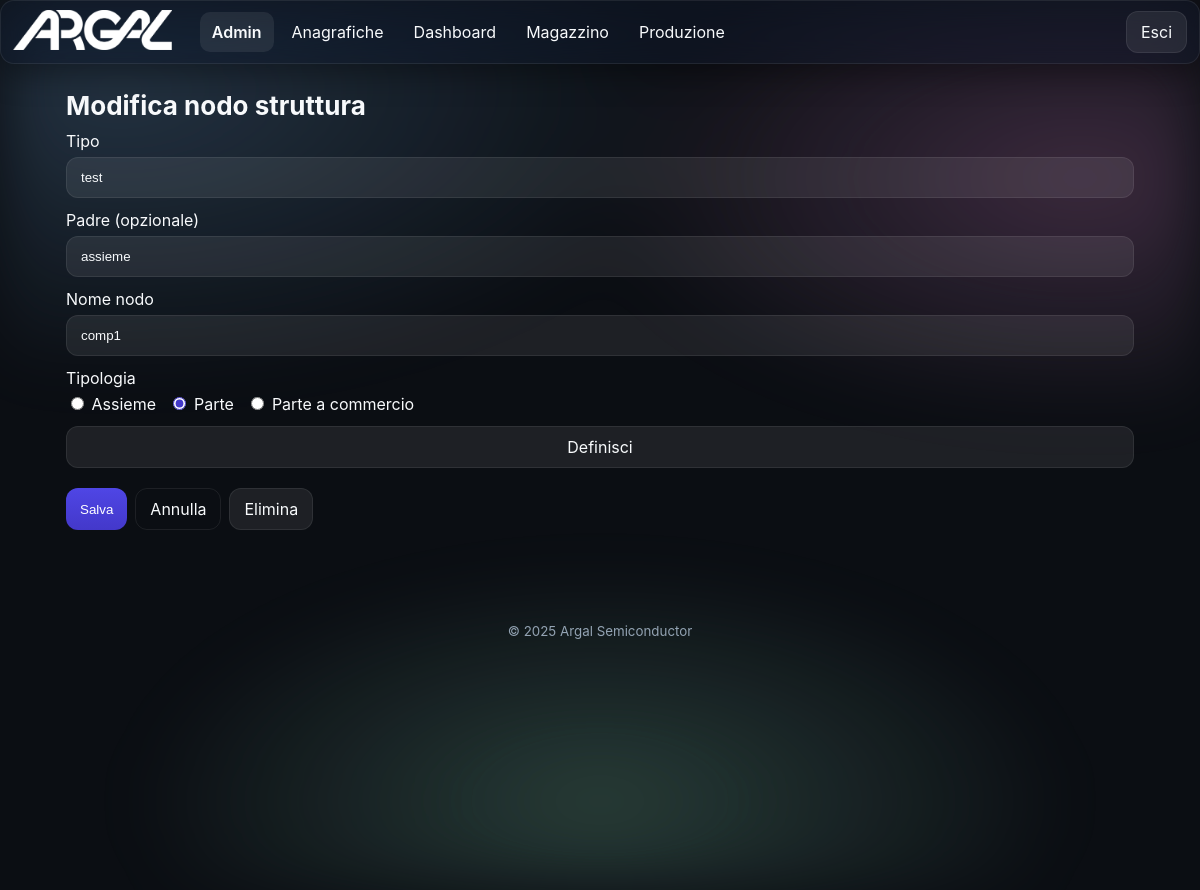
The page /admin/structures/node/2/edit (signed in) on the database as committed earlier.
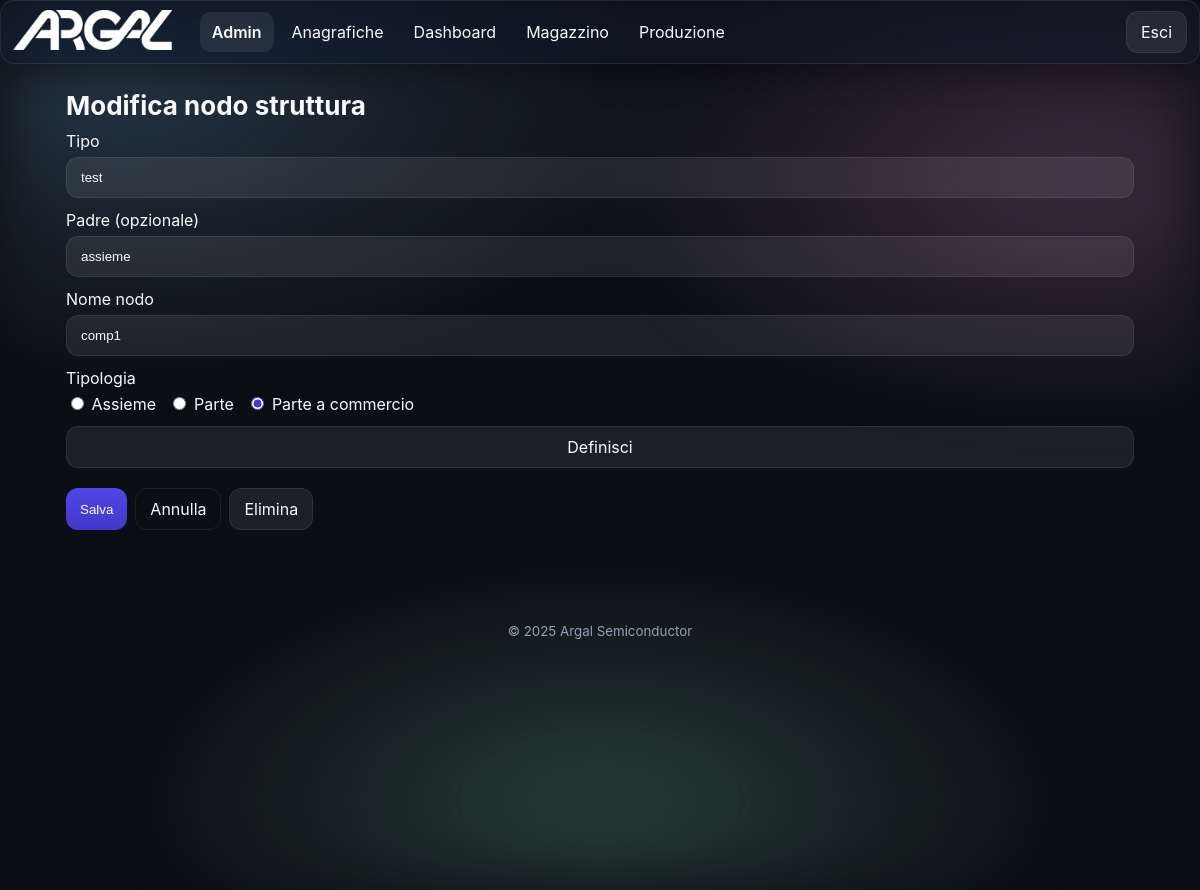
The same page on the database as committed later.
### app/models.py (models this page shows, shortened)
class TimestampMixin(db.Model):
    __abstract__ = True
    created_at = db.Column(db.DateTime, default=datetime.utcnow)
    updated_at = db.Column(db.DateTime, default=datetime.utcnow, onupdate=datetime.utcnow)

class Module(TimestampMixin):
    __tablename__ = 'modules'
    id = db.Column(db.Integer, primary_key=True)
    name = db.Column(db.String(100), unique=True, nullable=False)
    slug = db.Column(db.String(100), unique=True, nullable=False)
    endpoint = db.Column(db.String(120), unique=True, nullable=False)
    enabled = db.Column(db.Boolean, default=True)
    icon = db.Column(db.String(100), default='cube')

class Structure(TimestampMixin):
    __tablename__ = 'structures'
    id = db.Column(db.Integer, primary_key=True)
    type_id = db.Column(db.Integer, db.ForeignKey('structure_types.id'), nullable=False)
    name = db.Column(db.String(200), nullable=False)
    parent_id = db.Column(db.Integer, db.ForeignKey('structures.id'), nullable=True)
    type = db.relationship('StructureType', backref=db.backref('nodes', lazy='dynamic'))
    parent = db.relationship('Structure', remote_side=[id], backref='children')
    component_id = db.Column(db.Integer, db.ForeignKey('component_masters.id'), nullable=True)
    component_master = db.relationship('ComponentMaster')
    flag_assembly = db.Column(db.Boolean, default=False)
    flag_part = db.Column(db.Boolean, default=False)
    flag_commercial = db.Column(db.Boolean, default=False)
    table_assieme = db.Column(db.Boolean, default=False)
    table_parte = db.Column(db.Boolean, default=False)
    table_commerciale = db.Column(db.Boolean, default=False)
    work_phase_id = db.Column(db.Integer, db.ForeignKey('work_phases.id'), nullable=True)
    processing_type = db.Column(db.String(20))  # "internal" or "external"
    supplier_id = db.Column(db.Integer, db.ForeignKey('suppliers.id'), nullable=True)
    work_center_id = db.Column(db.Integer, db.ForeignKey('work_centers.id'), nullable=True)
    weight = db.Column(db.Float)
    processing_cost = db.Column(db.Float)
    standard_time = db.Column(db.Float)  # stored in minutes
    lead_time_theoretical = db.Column(db.Float)  # stored in minutes
    lead_time_real = db.Column(db.Float)  # stored in minutes
    description = db.Column(db.Text)
    notes = db.Column(db.Text)
    price_per_unit = db.Column(db.Float)
    minimum_order_qty = db.Column(db.Integer)
    quantity_in_stock = db.Column(db.Float)
    stock_threshold = db.Column(db.Float)
    replenishment_qty = db.Column(db.Float)
    is_sellable = db.Column(db.Boolean)
    guiding_part = db.Column(db.Boolean)
    revision = db.Column(db.Integer, default=0)
    compatible_revisions = db.Column(db.Text)
    work_phase = db.relationship('WorkPhase', foreign_keys=[work_phase_id])
    supplier = db.relationship('Supplier', foreign_keys=[supplier_id])
    work_center = db.relationship('WorkCenter', foreign_keys=[work_center_id])

class StructureType(TimestampMixin):
    __tablename__ = 'structure_types'
    id = db.Column(db.Integer, primary_key=True)
    name = db.Column(db.String(120), unique=True, nullable=False)
    description = db.Column(db.Text)
    fields = db.relationship('TypeField', backref='type', cascade='all, delete-orphan')
    is_assembly = db.Column(db.Boolean, default=False)
    is_part = db.Column(db.Boolean, default=False)
    is_commercial = db.Column(db.Boolean, default=False)
    default_work_phase_id = db.Column(db.Integer, db.ForeignKey('work_phases.id'), nullable=True)
    default_processing_type = db.Column(db.String(20))  # "internal" or "external"
    default_supplier_id = db.Column(db.Integer, db.ForeignKey('suppliers.id'), nullable=True)
    default_work_center_id = db.Column(db.Integer, db.ForeignKey('work_centers.id'), nullable=True)
    default_weight = db.Column(db.Float)
    default_processing_cost = db.Column(db.Float)
    default_standard_time = db.Column(db.Float)  # stored in minutes
    default_lead_time_theoretical = db.Column(db.Float)  # stored in minutes
    default_lead_time_real = db.Column(db.Float)  # stored in minutes
    default_description = db.Column(db.Text)
    default_notes = db.Column(db.Text)
    default_price_per_unit = db.Column(db.Float)
    default_minimum_order_qty = db.Column(db.Integer)
    default_stock_threshold = db.Column(db.Float)
    default_replenishment_qty = db.Column(db.Float)
    default_work_phase = db.relationship('WorkPhase', foreign_keys=[default_work_phase_id])
    default_supplier = db.relationship('Supplier', foreign_keys=[default_supplier_id])
    default_work_center = db.relationship('WorkCenter', foreign_keys=[default_work_center_id])

### app/blueprints/admin/routes.py (the view, shortened to what this page needs)
@admin_bp.route('/structures/node/<int:node_id>/edit', methods=['GET', 'POST'])
@login_required
def edit_structure_node(node_id: int):
    admin_required()
    node = Structure.query.get_or_404(node_id)
    types = StructureType.query.order_by(StructureType.name.asc()).all()
    nodes_by_type = {t.id: t.nodes.order_by(Structure.name.asc()).all() for t in types}
    suppliers = Supplier.query.order_by(Supplier.name.asc()).all()
    work_centers = WorkCenter.query.order_by(WorkCenter.name.asc()).all()
    work_phases = WorkPhase.query.order_by(WorkPhase.name.asc()).all()
    return render_template('admin/edit_structure_node.html',
                           node=node,
                           types=types,
                           nodes_by_type=nodes_by_type,
                           suppliers=suppliers,
                           work_centers=work_centers,
                           work_phases=work_phases)

### app/blueprints/admin/routes.py (called while the page is built)
def admin_required():
    if not current_user.is_authenticated or not getattr(current_user, 'is_admin', False):
        abort(403)

@admin_bp.before_request
def check_admin():
    if not current_user.is_authenticated:
        return login_manager.unauthorized()
    if not current_user.is_admin:
        abort(403)

### app/models.py (called while the page is built)
@login_manager.user_loader
def load_user(user_id):
    try:
        return User.query.get(int(user_id))
    except Exception:
        return None

    @property
    def is_admin(self) -> bool:
        return self.role == 'admin'

### app/templates/admin/edit_structure_node.html (shortened to what this page needs)
{% extends 'base.html' %}
{% block content %}
<section class="section">
  <h2 class="section-title">Modifica nodo struttura</h2>
  <form method="post" class="form">
    <label class="field">
      <span>Tipo</span>
      <select name="type_id" required>
        {% for t in types %}
          <option value="{{ t.id }}" {% if node.type_id == t.id %}selected{% endif %}>{{ t.name }}</option>
        {% endfor %}
      </select>
    </label>
    <label class="field">
      <span>Padre (opzionale)</span>
      <select name="parent_id">
        {% for t in types %}
          <optgroup label="{{ t.name }}">
            {% for n in nodes_by_type[t.id] %}
              {% if n.id != node.id %}
                <option value="{{ n.id }}" {% if node.parent_id == n.id %}selected{% endif %}>{{ n.name }}</option>
              {% endif %}
            {% endfor %}
          </optgroup>
        {% endfor %}
      </select>
    </label>
    <label class="field">
      <span>Nome nodo</span>
      <input name="node_name" required value="{{ node.name }}">
    </label>
    <label class="field">
      <span>Tipologia</span>
      <div class="check-group">
        <label style="margin-right:8px;">
          <input type="radio" name="node_typology" value="assembly" {% if node.flag_assembly %}checked{% endif %}> Assieme
        </label>
        <label style="margin-right:8px;">
          <input type="radio" name="node_typology" value="part" {% if node.flag_part %}checked{% endif %}> Parte
        </label>
        <label>
          <input type="radio" name="node_typology" value="commercial" {% if node.flag_commercial %}checked{% endif %}> Parte a commercio
        </label>
      </div>
    </label>
    <a class="btn secondary" href="{{ url_for('admin.define_structure_node_defaults', node_id=node.id) }}" style="margin-bottom:8px;">Definisci</a>
    <div class="form-actions" style="display:flex; gap:8px; flex-wrap:wrap;">
      <button class="btn primary" type="submit">Salva</button>
      <a class="btn ghost" href="{{ url_for('admin.structures') }}">Annulla</a>
      <a class="btn danger" href="{{ url_for('admin.delete_structure_node', node_id=node.id) }}">Elimina</a>
    </div>
  </form>
</section>
{% endblock %}

### app/templates/base.html (shortened to what this page needs)
<!doctype html>
<html lang="it" data-theme="dark">
<head>
  <link rel="stylesheet" href="{{ url_for('static', filename='css/styles.css') }}">
</head>
<body>
  <div class="bg-aurora"></div>
  {% if current_user.is_authenticated and not embedded %}
  <header class="app-header glass">
    <div class="brand">
      <a href="{{ url_for('dashboard.index') }}" class="brand-link" style="display:inline-block;">
        <img src="{{ url_for('static', filename='img/logo.png') }}" alt="Logo" class="logo">
      </a>
    </div>
    <nav class="nav-desktop">
      {% set cur_ep = request.endpoint or '' %}
      {% set detected_bp = (cur_ep.split('.')|first) %}
      {% set forced_bp = None %}
      {% if active_module is defined and active_module %}
        {% set forced_bp = active_module %}
      {% elif g is defined and g.active_module is defined and g.active_module %}
        {% set forced_bp = g.active_module %}
      {% endif %}
      {% set cur_bp = forced_bp if forced_bp else detected_bp %}
      {% for m in enabled_modules %}
        {% set mod_bp = (m.endpoint.split('.')|first) %}
        {% set is_active = (mod_bp == cur_bp) %}
        {% set display_name = 'Anagrafiche' if (m.slug == 'products' or m.name == 'Prodotti') else m.name %}
        <a class="nav-link{{ ' active' if is_active else '' }}" href="{{ url_for(m.endpoint) }}">{{ display_name }}</a>
      {% endfor %}
    </nav>
    <div class="header-actions">
      <a class="btn btn-ghost" href="{{ url_for('auth.logout') }}">Esci</a>
    </div>
  </header>
    {% set cur_ep = request.endpoint or '' %}
    {% set detected_bp = (cur_ep.split('.')|first) %}
    {% set forced_bp = None %}
    {% if active_module is defined and active_module %}
      {% set forced_bp = active_module %}
    {% elif g is defined and g.active_module is defined and g.active_module %}
      {% set forced_bp = g.active_module %}
    {% endif %}
    {% set cur_bp = forced_bp if forced_bp else detected_bp %}
  {% endif %}
  <main class="container">
    {% block content %}{% endblock %}
  </main>
  {% if not embedded %}
  <footer class="app-footer">
    <small>© {{ 2025 }} Argal Semiconductor</small>
  </footer>
  {% endif %}
</body>
</html>

### app/static/css/styles.css (style rules this page uses)
:root { --radius: 14px; --gap: 16px; --glass-bg: rgba(255,255,255,.10); --glass-stroke: rgba(255,255,255,.25); --text: #0b0b0c; --muted: #6b7280; --bg: #f6f7fb; --card: rgba(255,255,255,.6); --shadow: 0 10px 30px rgba(2,6,23,.15); }
html[data-theme='dark'] { --glass-bg: rgba(17,25,40,.50); --glass-stroke: rgba(255,255,255,.08); --text: #f8fafc; --muted: #93a3b3; --bg: #0b0e13; --card: rgba(255,255,255,.08); --shadow: 0 10px 30px rgba(0,0,0,.35); color-scheme: dark light; }
* { box-sizing:border-box; }
html,body { height:100%; }
body { margin:0; font-family: -apple-system, BlinkMacSystemFont, "Segoe UI", Roboto, Inter, "Helvetica Neue", Arial, "Apple Color Emoji","Segoe UI Emoji", "Segoe UI Symbol"; color: var(--text); background: var(--bg); }
.container { max-width:1100px; margin: 90px auto 60px; padding: 0 16px; }
.bg-aurora { position: fixed; inset: 0; background: radial-gradient(1200px 600px at 10% 10%, #8ec5ff33 0%, transparent 50%), radial-gradient(1000px 500px at 90% 20%, #ffa3e533 0%, transparent 50%), radial-gradient(1200px 600px at 50% 90%, #a7f3d033 0%, transparent 40%); filter: blur(30px) saturate(120%); animation: float 16s linear infinite alternate; z-index: -1; }
.glass { background: var(--glass-bg); border: 1px solid var(--glass-stroke); backdrop-filter: blur(14px) saturate(140%); -webkit-backdrop-filter: blur(14px) saturate(140%); border-radius: var(--radius); box-shadow: var(--shadow); }
.app-header { position: fixed; top: 0; left: 0; right: 0; height: 64px; display:flex; align-items:center; gap:16px; padding: 0 12px; z-index: 1000; }
.brand { display:flex; align-items:center; gap:10px; }
.brand .logo { height: 40px; width: auto; }
.nav-desktop { margin-left: 12px; display:none; gap:6px; }
.nav-desktop .nav-link { display:inline-flex; align-items:center; gap:8px; padding:10px 12px; border-radius: 10px; text-decoration:none; color:inherit; transition: transform .2s ease, background .2s ease, font-weight .2s ease; }
.nav-desktop .nav-link.active, .nav-mobile .nav-link.active { font-weight:600; background: var(--card); }
.header-actions { margin-left:auto; display:flex; align-items:center; gap:10px; }
@media (min-width: 900px) { .nav-desktop { display:flex; } }
.btn { display:inline-flex; align-items:center; justify-content:center; gap:8px; padding:10px 14px; border-radius: 12px; border:1px solid var(--glass-stroke); background: var(--card); cursor:pointer; text-decoration:none; color:inherit; transition: transform .2s ease, filter .2s ease, background .2s ease; }
.btn.primary { background: linear-gradient(180deg, #4f46e5, #4338ca); color:white; border:0; }
.btn.ghost { background: transparent; border:1px solid var(--glass-stroke); }
input[type="radio"] { accent-color: #4338ca; }
.section { margin-top: 12px; }
.section-title { font-size: 26px; margin: 10px 0; }
.form { display:flex; flex-direction:column; gap: 12px; }
.field { display:flex; flex-direction:column; gap:6px; }
.field input:not([type="checkbox"]):not([type="radio"]), .field textarea, .field select { border-radius: 12px; padding:12px 14px; background: var(--card); border:1px solid var(--glass-stroke); color: inherit; outline: none; -webkit-appearance: none; appearance: none; }
.field select option, .field select optgroup { background: var(--bg); color: var(--text); }
.app-footer { text-align:center; padding: 30px 0; color: var(--muted); }

Rows that differ between the two databases and show on the page:
changed Structure "comp1": flag_part "☑ Parte" → "☐ Parte"; flag_commercial "☐ Parte a commercio" → "☑ Parte a commercio"
